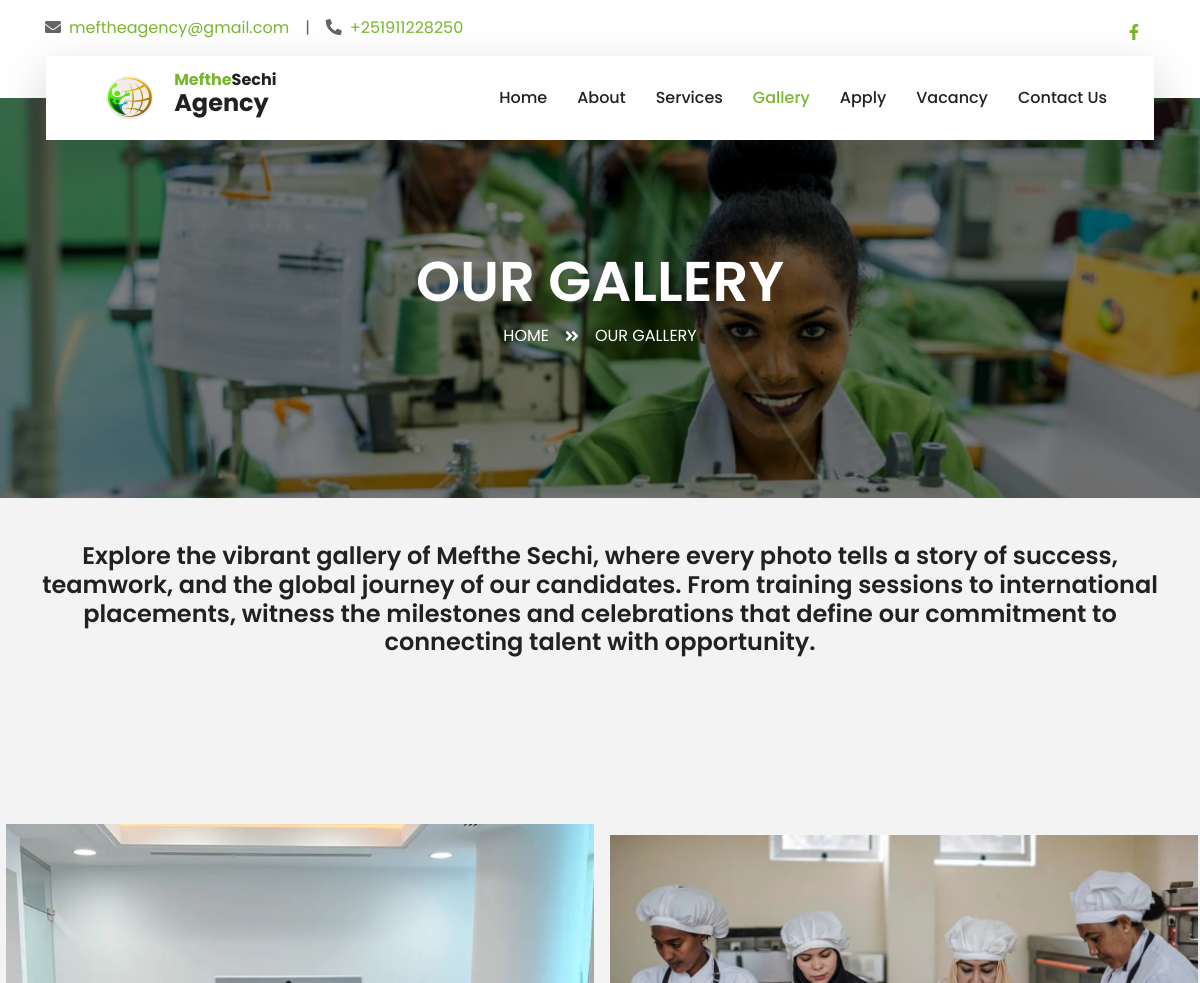
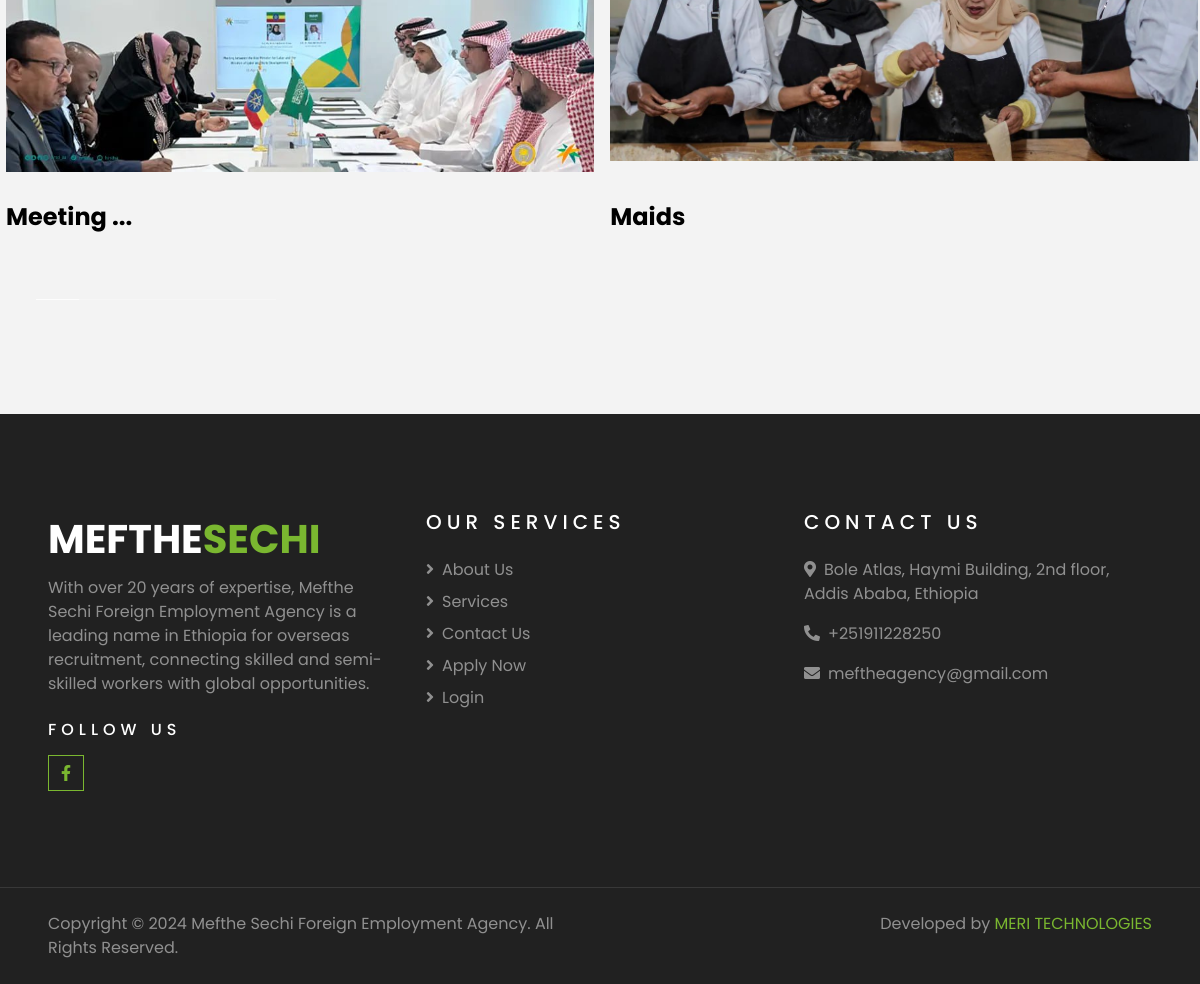
The page /gallery on the database its author committed (2 pictures, top to bottom).
### app/models.py (models this page shows, shortened)
class WebsiteSetting(models.Model):
    site_name = models.CharField(max_length=100, help_text="The name of the website.")
    logo = models.ImageField(
        upload_to="logos/", blank=True, null=True, help_text="Logo of the website."
    )
    facebook_url = models.URLField(
        blank=True, null=True, help_text="Facebook page URL."
    )
    twitter_url = models.URLField(
        blank=True, null=True, help_text="Twitter profile URL."
    )
    linkedin_url = models.URLField(
        blank=True, null=True, help_text="LinkedIn profile URL."
    )
    instagram_url = models.URLField(
        blank=True, null=True, help_text="Instagram profile URL."
    )
    youtube_url = models.URLField(
        blank=True, null=True, help_text="YouTube channel URL."
    )
    email = models.EmailField(help_text="Contact email address.")
    phone_number = models.CharField(max_length=20, help_text="Contact phone number.")
    address = models.TextField(blank=True, null=True, help_text="Physical address.")
    copyright_text = models.TextField(
        blank=True, null=True, help_text="Copyright text for the footer."
    )
    about_us_text = models.TextField(
        blank=True,
        null=True,
        help_text="Short description about the website or company for the footer.",
    )
    google_map_iframe = models.TextField(
        blank=True, null=True, help_text="Google Map iframe code for the contact page."
    )
    class Meta:
        verbose_name = "Website Setting"
        verbose_name_plural = "Website Settings"

class GalleryImage(models.Model):
    title = models.CharField(max_length=255, help_text="Title of the image")
    description = models.TextField(
        blank=True, help_text="A brief description of the image"
    )
    image = models.ImageField(
        upload_to="gallery_images/", help_text="Upload the gallery image here"
    )
    date_added = models.DateTimeField(
        auto_now_add=True, help_text="The date and time this image was added"
    )
    class Meta:
        verbose_name = "Gallery Image"
        verbose_name_plural = "Gallery Images"
        ordering = ["-date_added"]

### app/views.py (the view)
# urls.py: path("gallery", views.gallery, name="gallery"),
def gallery(request):
    return render(request, "gallery.html")

### app/context_processor.py (called while the page is built)
def local(request):
    settings = models.WebsiteSetting.objects.first()
    about_data = models.About.objects.prefetch_related("images").first()
    carousel_slides = models.CarouselSlide.objects.filter(is_active=True)
    destinations = models.Destination.objects.all()
    services = models.Service.objects.prefetch_related("features").all()
    galleries = models.GalleryImage.objects.all()
    facts = models.Fact.objects.all()
    return {
        "settings": settings,
        "about_data": about_data,
        "carousel_slides": carousel_slides,
        "destinations": destinations,
        "services": services,
        "galleries": galleries,
        "facts": facts,
    }

### templates/gallery.html (shortened to what this page needs)
{% extends 'layout/base.html' %}
{% block content %}
    {% include 'section/header.html' with title="Our Gallery"   %}
    <div class="body">
        <div class="gcarousel">
            <h4 class="text-center p-4">
                Explore the vibrant gallery of Mefthe Sechi, where every photo tells a story of success, teamwork, and the global journey of our candidates. From training sessions to international placements, witness the milestones and celebrations that define our commitment to connecting talent with opportunity.</h4>
            <div class="gcarousel--wrap">
              {% for gallery in galleries %}
              <div class="gcarousel--item">
                <figure>
                  <img src="{{ gallery.image.url }}" alt="{{ gallery.title }}" />
                  <h2>{{ gallery.title }}</h2>
                </figure>
              </div>
              {% endfor %}
            </div>
          </div>
    </div>
{% endblock %}

### templates/section/topbar.html (shortened to what this page needs)
<div class="container-fluid bg-light pt-3 d-none d-lg-block">
    <div class="container">
        <div class="row">
            <div class="col-lg-6 text-center text-lg-left mb-2 mb-lg-0">
                <div class="d-inline-flex align-items-center">
                    <p><i class="fa fa-envelope mr-2"></i><a href="mailto:{{ settings.email }}">{{ settings.email }}</a></p>
                    <p class="text-body px-3">|</p>
                    <p><i class="fa fa-phone-alt mr-2"></i><a href="tel:{{ settings.phone_number }}">{{ settings.phone_number }}</a></p>
                </div>
            </div>
            <div class="col-lg-6 text-center text-lg-right">
                <div class="d-inline-flex align-items-center">
                    {% if settings.facebook_url %}
                    <a href="{{ settings.facebook_url }}" class="text-primary px-3" aria-label="Facebook">
                        <i class="fab fa-facebook-f"></i>
                    </a>
                    {% endif %}
                </div>
            </div>
        </div>
    </div>
</div>

### templates/section/navbar.html (shortened to what this page needs)
{% load static %}
<div class="container-fluid position-relative nav-bar p-0">
    <div class="container-lg position-relative p-0 px-lg-3" style="z-index: 9;">
        <nav class="navbar navbar-expand-lg bg-light navbar-light shadow-lg py-3 py-lg-0 pl-3 pl-lg-5">
            <a href="/" class="navbar-brand d-flex align-items-center">
                {% if settings.logo %}
                <img src="{{ settings.logo.url }}" alt="{{ settings.site_name }} Logo" style="height: 50px;">
                {% endif %}
                <div style="line-height: 1; margin-left: 10px;">
                    <h1 class="text-primary" style="margin-bottom: 0; font-size: 1rem;">{{ settings.site_name|slice:":6" }}<span class="text-dark" style="font-size: 1rem;">{{ settings.site_name|slice:"6:" }}</span> </h1>
                    <h2 class="text-dark" style="font-size: 1.5rem;">Agency</h2>
                </div>
            </a>
            <div class="collapse navbar-collapse justify-content-between px-3" id="navbarCollapse">
                <div class="navbar-nav ml-auto py-0">
                    <a href="/" class="nav-item nav-link {% if request.path == '/' %}active{% endif %}">Home</a>
                    <a href="/about" class="nav-item nav-link {% if request.path == '/about' %}active{% endif %}">About</a>
                    <a href="/service" class="nav-item nav-link {% if request.path == '/service' %}active{% endif %}">Services</a>
                    <a href="/gallery" class="nav-item nav-link {% if request.path == '/gallery' %}active{% endif %}">Gallery</a>
                    <a href="/apply" class="nav-item nav-link {% if request.path == '/apply' %}active{% endif %}">Apply</a>
                    <a href="/vacancy" class="nav-item nav-link {% if request.path == '/vacancy' %}active{% endif %}">Vacancy</a>
                    <a href="/contact" class="nav-item nav-link {% if request.path == '/contact' %}active{% endif %}">Contact Us</a>
                </div>
            </div>
        </nav>
    </div>
</div>

### templates/section/footer.html (shortened to what this page needs)
{% load static %}
<div class="container-fluid bg-dark text-white-50 py-5 px-sm-3 px-lg-5" style="margin-top: 90px;">
    <div class="row pt-5">
        <div class="col-lg-4 col-md-6 mb-5">
            <a href="" class="navbar-brand">
                <h1 class="text-primary"><span class="text-white">MEFTHE</span>SECHI</h1>
            </a>
            <p>{{ settings.about_us_text }}</p>
            <h6 class="text-white text-uppercase mt-4 mb-3" style="letter-spacing: 5px;">Follow Us</h6>
            <div class="d-flex justify-content-start">
                {% if settings.facebook_url %}
                    <a class="btn btn-outline-primary btn-square mr-2" href="#"><i class="fab fa-facebook-f"></i></a>
                {% endif %}
            </div>
        </div>
        <div class="col-lg-4 col-md-6 mb-5">
            <h5 class="text-white text-uppercase mb-4" style="letter-spacing: 5px;">Our Services</h5>
            <div class="d-flex flex-column justify-content-start">
                <a class="text-white-50 mb-2" href="/about"><i class="fa fa-angle-right mr-2"></i>About Us</a>
                <a class="text-white-50 mb-2" href="/service"><i class="fa fa-angle-right mr-2"></i>Services</a>
                <a class="text-white-50 mb-2" href="/contact"><i class="fa fa-angle-right mr-2"></i>Contact Us</a>
                <a class="text-white-50 mb-2" href="/apply"><i class="fa fa-angle-right mr-2"></i>Apply Now</a>
                <a class="text-white-50 mb-2" href="/admin"><i class="fa fa-angle-right mr-2"></i>Login</a>
            </div>
        </div>
        <div class="col-lg-4 col-md-6 mb-5">
            <h5 class="text-white text-uppercase mb-4" style="letter-spacing: 5px;">Contact Us</h5>
            <p><i class="fa fa-map-marker-alt mr-2"></i>{{ settings.address }}</p>
            <p><i class="fa fa-phone-alt mr-2"></i>{{ settings.phone_number }}</p>
            <p><i class="fa fa-envelope mr-2"></i>{{ settings.email }}</p>
        </div>
    </div>
</div>
<div class="container-fluid bg-dark text-white border-top py-4 px-sm-3 px-md-5" style="border-color: rgba(256, 256, 256, .1) !important;">
    <div class="row">
        <div class="col-lg-6 text-center text-md-left mb-3 mb-md-0">
            <p class="m-0 text-white-50">{{ settings.copyright_text }}</p>
        </div>
        <div class="col-lg-6 text-center text-md-right">
            <p class="m-0 text-white-50">Developed by <a href="https://meritechnologies.com" target="_blank" >MERI TECHNOLOGIES</a>
            </p>
        </div>
    </div>
</div>

### static/css/gallery.css (style rules this page uses)
.body { overflow: hidden; display: flex; justify-content: center; align-items: center; padding-top: 20px; }
.gcarousel { width: 100%; cursor: grab; }
.gcarousel--wrap { white-space: nowrap; }
.gcarousel--item { display: inline-block; width: 50vw; padding: 0.5vw; user-select: none; }
.gcarousel--item figure { position: relative; z-index: 1; display: block; height: 0; padding-bottom: 100%; overflow: hidden; }
.gcarousel--item figure img { position: absolute; z-index: 1; width: 100%; height: 100%; object-fit: contain; vertical-align: middle; transform-origin: center; }
.gcarousel--item h2 { position: absolute; z-index: 1; bottom: 5vw; font-size: 2vw; color: #000; }

### rows shown on the page
WebsiteSetting: email "meftheagency@gmail.com", phone_number "+251911228250", logo (picture), site_name "Mefthe", site_name "Sechi", about_us_text "With over 20 years of expertise, Mefthe Sechi Foreign Employment Agency is a leading name in Ethiopia for overseas recruitment, connecting skilled and semi-skilled workers with global opportunities.", address "Bole Atlas, Haymi Building, 2nd floor, Addis Ababa, Ethiopia", copyright_text "Copyright © 2024 Mefthe Sechi Foreign Employment Agency. All Rights Reserved."
GalleryImage: image (picture), title "Meeting ..."
GalleryImage: image (picture), title "Maids"

### other values the page prints
{{ title }} "OUR GALLERY"
